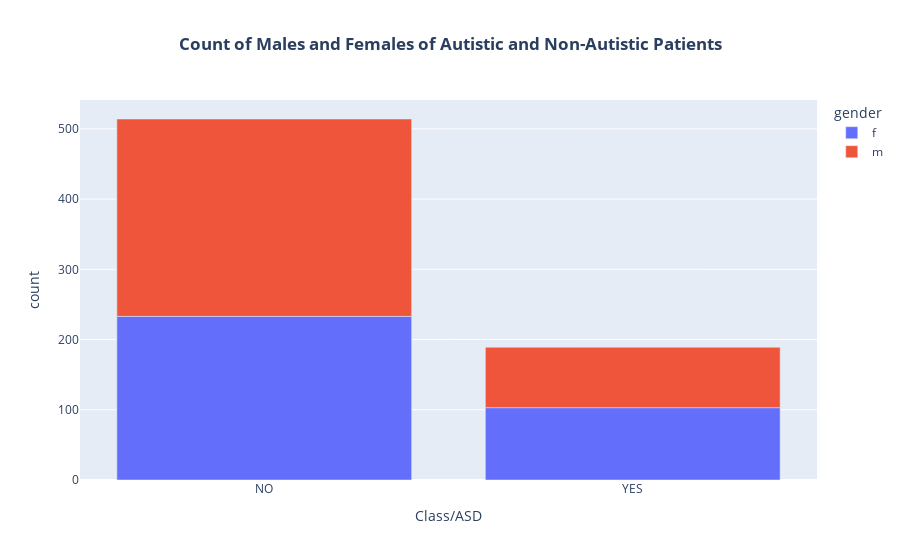

Notebook code for this chart:
### Markdown cell above
Using a bar chart to visualise the number of autistic and non-autistic patients based on gender:

### Code cell
#using plotly to visualize the count of the males and females for autistic and non-autistic patients
fig = px.bar(df.groupby(['Class/ASD', 'gender']).size().reset_index(name='count'), 
             x='Class/ASD', 
             y='count', 
             color='gender',
             title='Count of Males and Females of Autistic and Non-Autistic Patients')

# Update layout to center the title
fig.update_layout(title_text='<b>Count of Males and Females of Autistic and Non-Autistic Patients</b>', title_x=0.5)

# Show the plot
fig.show()

### Figure 1 — Plotly figure (JSON) as saved in the notebook; plotly's stock layout.template omitted (floating-point values rounded to 4 significant figures)
{"data": [{"alignmentgroup": "True", "hovertemplate": "gender=f<br>Class/ASD=%{x}<br>count=%{y}<extra></extra>", "legendgroup": "f", "marker": {"color": "#636efa", "pattern": {"shape": ""}}, "name": "f", "offsetgroup": "f", "orientation": "v", "showlegend": true, "textposition": "auto", "type": "bar", "x": ["NO", "YES"], "xaxis": "x", "y": [233, 103], "yaxis": "y"}, {"alignmentgroup": "True", "hovertemplate": "gender=m<br>Class/ASD=%{x}<br>count=%{y}<extra></extra>", "legendgroup": "m", "marker": {"color": "#EF553B", "pattern": {"shape": ""}}, "name": "m", "offsetgroup": "m", "orientation": "v", "showlegend": true, "textposition": "auto", "type": "bar", "x": ["NO", "YES"], "xaxis": "x", "y": [281, 86], "yaxis": "y"}], "layout": {"barmode": "relative", "legend": {"title": {"text": "gender"}, "tracegroupgap": 0}, "title": {"text": "<b>Count of Males and Females of Autistic and Non-Autistic Patients</b>", "x": 0.5}, "xaxis": {"anchor": "y", "domain": [0, 1], "title": {"text": "Class/ASD"}}, "yaxis": {"anchor": "x", "domain": [0, 1], "title": {"text": "count"}}}}
